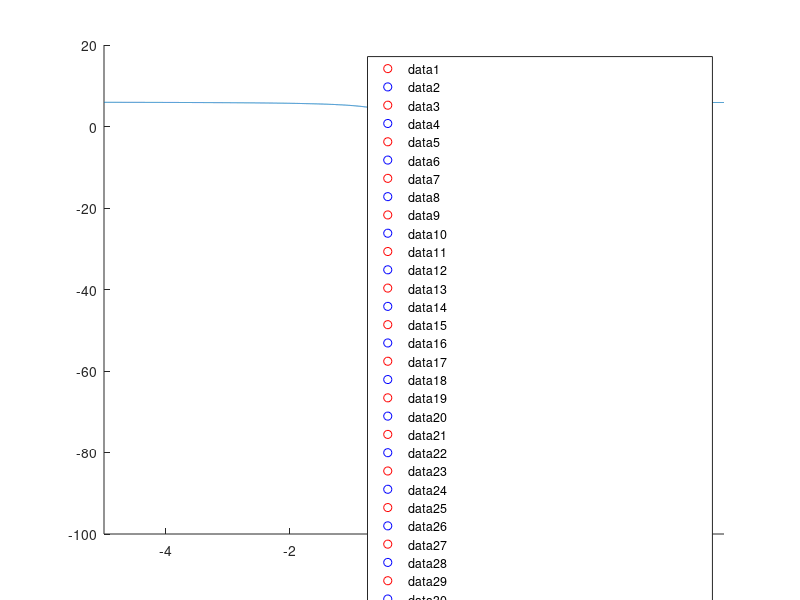

Write MATLAB code to recreate this figure.
clc;
close all;
clear all;

% GOLDEN SEARCH
% Igual ao método da bisseção, mas ao invés de diminuir ao meio, utiliza-se
% o alpha1 e alpha2, que representam o número áureo da sequência de
% fibonacci.

% Funções multi e unimodais
y1 = @(x) -(1/((x - 0.3)^2 + 0.01) + 1/((x - 0.9)^2 + 0.04) - 6);
y2 = @(x) 2*x^2 - 5*x - 5;

% Função a ser utilizada dessa vez.
y = y1;

% Parâmetros iniciais
a_ini = -2;
b_ini = 2;

a_A = a_ini;
b_A = b_ini;

% Relações do número áureo
alpha1 = (3 - sqrt(5))/2;
alpha2 = 1 - alpha1;

cont = 0;

while(abs(a_A - b_A)/(b_ini - a_ini) >= 1e-6)
   
    golden_number = alpha2/alpha1; % não é usado kk, mas é o nº áureo de fibonacci

    % 1) Achar o meio das duas metades e comparar. Pior, puxa a ou b 
    % para aquele lado.
    x_mid_left = a_A + alpha1 * (b_A - a_A);
    x_mid_right  = a_A + alpha2 * (b_A - a_A);
    
    y_left = y(x_mid_left);
    y_right = y(x_mid_right);
    
    scatter(x_mid_left, y_left, 'r');
    hold on;
    scatter(x_mid_right, y_right, 'b');
    hold on;
    
    % Pior = valor maior
    if(y_left > y_right)
        a_A = x_mid_left;
        minimo = y_right;
        xmin = x_mid_right;
    end
    if(y_left < y_right)
        b_A = x_mid_right;
        minimo = y_left;
        xmin = x_mid_left;
    end
    if(y_left == y_right)
        b_A = x_mid_left;
        a_A = x_mid_right;
        minimo = y_left;
        xmin = x_mid_left;
    end
    
    cont = cont+1;
end

fplot(y);

xmin
minimo
cont